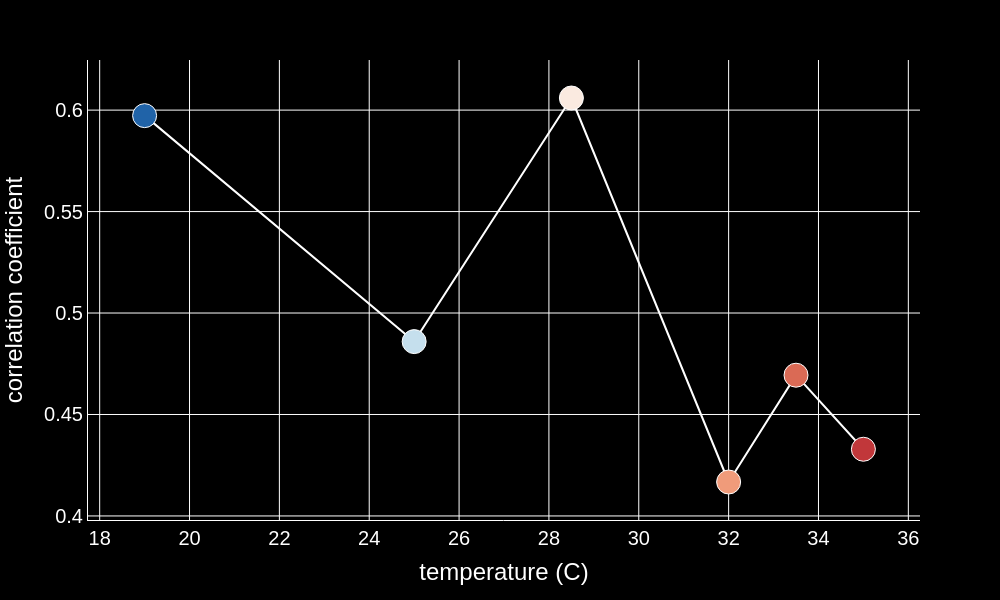

Source (notebook cell):
### Code cell
fig = px.scatter(
    feature_group_stats,
    x="temperature",
    y="mean",
    error_y="sem",
    color="temperature",
    color_continuous_scale="RdBu_r",
    range_color=[17, 38]
)

fig = format_2d_plotly(fig, axis_labels=["temperature (C)", "correlation coefficient"], font_size=20, marker_size=24)
fig.update_traces(mode="lines+markers", line=dict(color="white"))
# fig.update_layout(yaxis=dict(range=[0, 0.3]))
fig.update_layout(coloraxis_showscale=False)
fig.update_traces(error_x=dict(color="white", width=0))

fig.show()

fig.write_image(feature_cc_fig_path / f"{col_prefix}_feature_cc_scatter.png", scale=2)
fig.write_html(feature_cc_fig_path / f"{col_prefix}_feature_cc_scatter.html")

### Figure 1 — Plotly figure (JSON) as saved in the notebook; plotly's stock layout.template omitted (floating-point values rounded to 4 significant figures)
{"data": [{"error_x": {"color": "white", "width": 0}, "error_y": {"array": [0.004831, 0.004814, 0.004913, 0.004586, 0.004584, 0.004638], "color": "white", "width": 0}, "hovertemplate": "temperature=%{marker.color}<br>mean=%{y}<extra></extra>", "legendgroup": "", "line": {"color": "white"}, "marker": {"color": [19.0, 25.0, 28.5, 32.0, 33.5, 35.0], "coloraxis": "coloraxis", "line": {"color": "white", "width": 1}, "size": 24, "symbol": "circle"}, "mode": "lines+markers", "name": "", "orientation": "v", "showlegend": false, "type": "scatter", "x": [19.0, 25.0, 28.5, 32.0, 33.5, 35.0], "xaxis": "x", "y": [0.5973, 0.4859, 0.606, 0.4167, 0.4694, 0.4329], "yaxis": "y"}], "layout": {"coloraxis": {"cmax": 38, "cmin": 17, "colorbar": {"len": 0.5, "title": {"text": "temperature"}, "x": 1, "y": 0.5}, "colorscale": [[0, "rgb(5,48,97)"], [0.1, "rgb(33,102,172)"], [0.2, "rgb(67,147,195)"], [0.3, "rgb(146,197,222)"], [0.4, "rgb(209,229,240)"], [0.5, "rgb(247,247,247)"], [0.6, "rgb(253,219,199)"], [0.7, "rgb(244,165,130)"], [0.8, "rgb(214,96,77)"], [0.9, "rgb(178,24,43)"], [1, "rgb(103,0,31)"]], "showscale": false}, "font": {"color": "white", "family": "Arial, sans-serif", "size": 20}, "height": 600, "legend": {"tracegroupgap": 0}, "margin": {"t": 60}, "paper_bgcolor": "black", "plot_bgcolor": "black", "title": {"text": ""}, "width": 1000, "xaxis": {"anchor": "y", "domain": [0, 1], "gridcolor": "white", "linecolor": "white", "showgrid": true, "tickfont": {"size": 20}, "title": {"text": "temperature (C)"}, "zeroline": true, "zerolinecolor": "white"}, "yaxis": {"anchor": "x", "domain": [0, 1], "gridcolor": "white", "linecolor": "white", "showgrid": true, "tickfont": {"size": 20}, "title": {"text": "correlation coefficient"}, "zeroline": true, "zerolinecolor": "white"}}}
